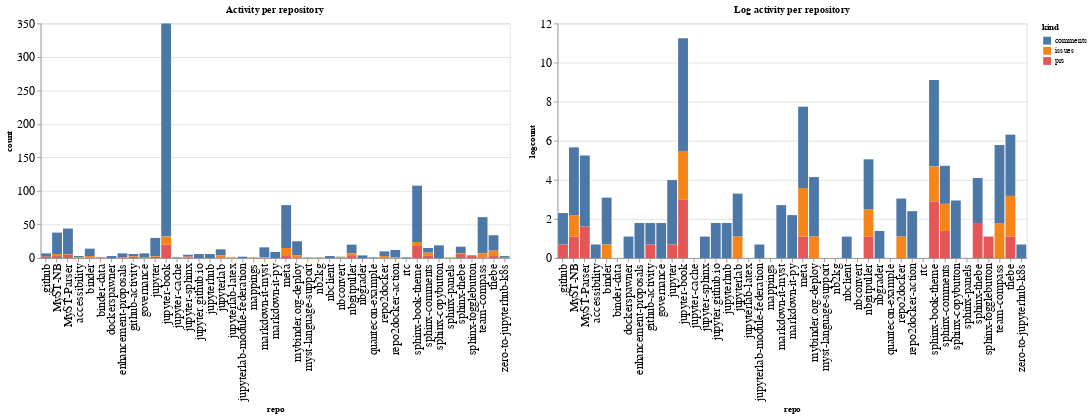

Here is the notebook cell this chart was saved with:
### Code cell
ch1 = alt.Chart(repo_summaries, width=600, title="Activity per repository").mark_bar().encode(
    x='repo',
    y='count',
    color='kind',
    tooltip="kind"
)

ch2 = alt.Chart(repo_summaries, width=600, title="Log activity per repository").mark_bar().encode(
    x='repo',
    y='logcount',
    color='kind',
    tooltip="kind"
)

ch1 | ch2

### Figure 1 — Vega-Lite specification as saved in the notebook (floating-point values rounded to 4 significant figures)
{"config": {"axisLeft": {"labelFontSize": 15}, "axisBottom": {"labelFontSize": 15}}, "hconcat": [{"mark": "bar", "encoding": {"color": {"type": "nominal", "field": "kind"}, "tooltip": {"type": "nominal", "field": "kind"}, "x": {"type": "nominal", "field": "repo"}, "y": {"type": "quantitative", "field": "count"}}, "title": "Activity per repository", "width": 600}, {"mark": "bar", "encoding": {"color": {"type": "nominal", "field": "kind"}, "tooltip": {"type": "nominal", "field": "kind"}, "x": {"type": "nominal", "field": "repo"}, "y": {"type": "quantitative", "field": "logcount"}}, "title": "Log activity per repository", "width": 600}], "data": {"name": "data-68c47a7b1d40e2432830bc88889400f6"}, "$schema": "https://vega.github.io/schema/vega-lite/v4.8.1.json", "datasets": {"data-68c47a7b1d40e2432830bc88889400f6": [{"repo": ".github", "kind": "comments", "count": 5, "logcount": 1.609}, {"repo": ".github", "kind": "prs", "count": 2, "logcount": 0.6931}, {"repo": "MyST-NB", "kind": "comments", "count": 32, "logcount": 3.466}, {"repo": "MyST-NB", "kind": "issues", "count": 3, "logcount": 1.099}, {"repo": "MyST-NB", "kind": "prs", "count": 3, "logcount": 1.099}, {"repo": "MyST-Parser", "kind": "comments", "count": 38, "logcount": 3.638}, {"repo": "MyST-Parser", "kind": "issues", "count": 1, "logcount": 0.0}, {"repo": "MyST-Parser", "kind": "prs", "count": 5, "logcount": 1.609}, {"repo": "accessibility", "kind": "comments", "count": 2, "logcount": 0.6931}, {"repo": "accessibility", "kind": "issues", "count": 1, "logcount": 0.0}, {"repo": "binder", "kind": "comments", "count": 11, "logcount": 2.398}, {"repo": "binder", "kind": "issues", "count": 2, "logcount": 0.6931}, {"repo": "binder", "kind": "prs", "count": 1, "logcount": 0.0}, {"repo": "binder-data", "kind": "prs", "count": 1, "logcount": 0.0}, {"repo": "dockerspawner", "kind": "comments", "count": 3, "logcount": 1.099}, {"repo": "enhancement-proposals", "kind": "comments", "count": 6, "logcount": 1.792}, {"repo": "enhancement-proposals", "kind": "prs", "count": 1, "logcount": 0.0}, {"repo": "github-activity", "kind": "comments", "count": 3, "logcount": 1.099}, {"repo": "github-activity", "kind": "issues", "count": 1, "logcount": 0.0}, {"repo": "github-activity", "kind": "prs", "count": 2, "logcount": 0.6931}, {"repo": "governance", "kind": "comments", "count": 6, "logcount": 1.792}, {"repo": "governance", "kind": "prs", "count": 1, "logcount": 0.0}, {"repo": "jupyter", "kind": "comments", "count": 27, "logcount": 3.296}, {"repo": "jupyter", "kind": "issues", "count": 1, "logcount": 0.0}, {"repo": "jupyter", "kind": "prs", "count": 2, "logcount": 0.6931}, {"repo": "jupyter-book", "kind": "comments", "count": 318, "logcount": 5.762}, {"repo": "jupyter-book", "kind": "issues", "count": 12, "logcount": 2.485}, {"repo": "jupyter-book", "kind": "prs", "count": 20, "logcount": 2.996}, {"repo": "jupyter-cache", "kind": "comments", "count": 1, "logcount": 0.0}, {"repo": "jupyter-sphinx", "kind": "comments", "count": 3, "logcount": 1.099}, {"repo": "jupyter-sphinx", "kind": "issues", "count": 1, "logcount": 0.0}, {"repo": "jupyter-sphinx", "kind": "prs", "count": 1, "logcount": 0.0}, {"repo": "jupyter.github.io", "kind": "comments", "count": 6, "logcount": 1.792}, {"repo": "jupyterhub", "kind": "comments", "count": 6, "logcount": 1.792}, {"repo": "jupyterlab", "kind": "comments", "count": 9, "logcount": 2.197}, {"repo": "jupyterlab", "kind": "issues", "count": 3, "logcount": 1.099}, {"repo": "jupyterlab", "kind": "prs", "count": 1, "logcount": 0.0}, {"repo": "jupyterlab-latex", "kind": "issues", "count": 1, "logcount": 0.0}, {"repo": "jupyterlab-module-federation", "kind": "comments", "count": 2, "logcount": 0.6931}, {"repo": "mappings", "kind": "issues", "count": 1, "logcount": 0.0}, {"repo": "markdown-it-myst", "kind": "comments", "count": 15, "logcount": 2.708}, {"repo": "markdown-it-myst", "kind": "issues", "count": 1, "logcount": 0.0}, {"repo": "markdown-it-py", "kind": "comments", "count": 9, "logcount": 2.197}, {"repo": "meta", "kind": "comments", "count": 64, "logcount": 4.159}, {"repo": "meta", "kind": "issues", "count": 12, "logcount": 2.485}, {"repo": "meta", "kind": "prs", "count": 3, "logcount": 1.099}, {"repo": "mybinder.org-deploy", "kind": "comments", "count": 21, "logcount": 3.045}, {"repo": "mybinder.org-deploy", "kind": "issues", "count": 3, "logcount": 1.099}, {"repo": "mybinder.org-deploy", "kind": "prs", "count": 1, "logcount": 0.0}, {"repo": "myst-language-support", "kind": "issues", "count": 1, "logcount": 0.0}, {"repo": "nb2kg", "kind": "issues", "count": 1, "logcount": 0.0}, {"repo": "nbclient", "kind": "comments", "count": 3, "logcount": 1.099}, {"repo": "nbconvert", "kind": "comments", "count": 1, "logcount": 0.0}, {"repo": "nbconvert", "kind": "issues", "count": 1, "logcount": 0.0}, {"repo": "nbgitpuller", "kind": "comments", "count": 13, "logcount": 2.565}, {"repo": "nbgitpuller", "kind": "issues", "count": 4, "logcount": 1.386}, {"repo": "nbgitpuller", "kind": "prs", "count": 3, "logcount": 1.099}, {"repo": "nbgrader", "kind": "comments", "count": 4, "logcount": 1.386}, {"repo": "quantecon-example", "kind": "comments", "count": 1, "logcount": 0.0}, {"repo": "repo2docker", "kind": "comments", "count": 7, "logcount": 1.946}, {"repo": "repo2docker", "kind": "issues", "count": 3, "logcount": 1.099}, {"repo": "repo2docker-action", "kind": "comments", "count": 11, "logcount": 2.398}, {"repo": "repo2docker-action", "kind": "issues", "count": 1, "logcount": 0.0}, {"repo": "rtc", "kind": "comments", "count": 1, "logcount": 0.0}, {"repo": "sphinx-book-theme", "kind": "comments", "count": 84, "logcount": 4.431}, {"repo": "sphinx-book-theme", "kind": "issues", "count": 6, "logcount": 1.792}, {"repo": "sphinx-book-theme", "kind": "prs", "count": 18, "logcount": 2.89}, {"repo": "sphinx-comments", "kind": "comments", "count": 7, "logcount": 1.946}, {"repo": "sphinx-comments", "kind": "issues", "count": 4, "logcount": 1.386}, {"repo": "sphinx-comments", "kind": "prs", "count": 4, "logcount": 1.386}, {"repo": "sphinx-copybutton", "kind": "comments", "count": 19, "logcount": 2.944}, {"repo": "sphinx-panels", "kind": "issues", "count": 1, "logcount": 0.0}, {"repo": "sphinx-thebe", "kind": "comments", "count": 10, "logcount": 2.303}, {"repo": "sphinx-thebe", "kind": "issues", "count": 1, "logcount": 0.0}, {"repo": "sphinx-thebe", "kind": "prs", "count": 6, "logcount": 1.792}, {"repo": "sphinx-togglebutton", "kind": "comments", "count": 1, "logcount": 0.0}, {"repo": "sphinx-togglebutton", "kind": "prs", "count": 3, "logcount": 1.099}, {"repo": "team-compass", "kind": "comments", "count": 54, "logcount": 3.989}, {"repo": "team-compass", "kind": "issues", "count": 6, "logcount": 1.792}, {"repo": "team-compass", "kind": "prs", "count": 1, "logcount": 0.0}, {"repo": "thebe", "kind": "comments", "count": 23, "logcount": 3.135}, {"repo": "thebe", "kind": "issues", "count": 8, "logcount": 2.079}, {"repo": "thebe", "kind": "prs", "count": 3, "logcount": 1.099}, {"repo": "zero-to-jupyterhub-k8s", "kind": "comments", "count": 2, "logcount": 0.6931}, {"repo": "zero-to-jupyterhub-k8s", "kind": "prs", "count": 1, "logcount": 0.0}]}}
